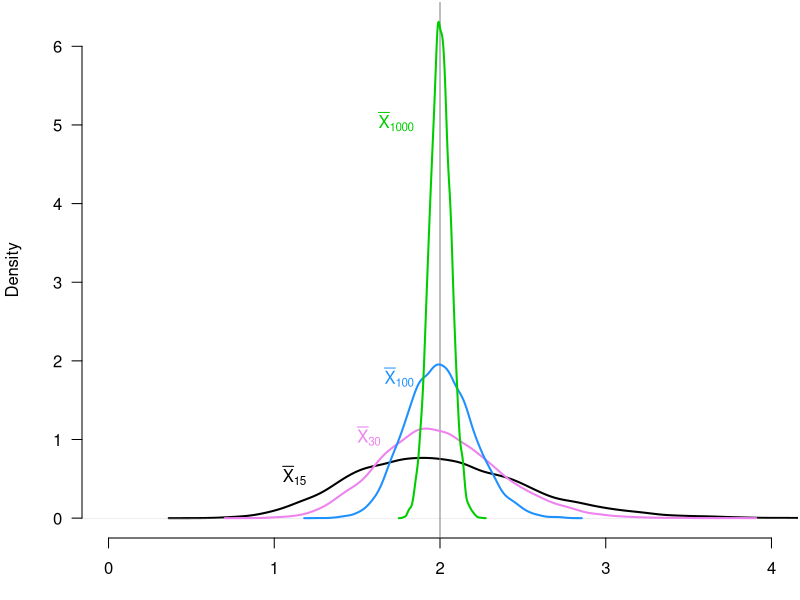
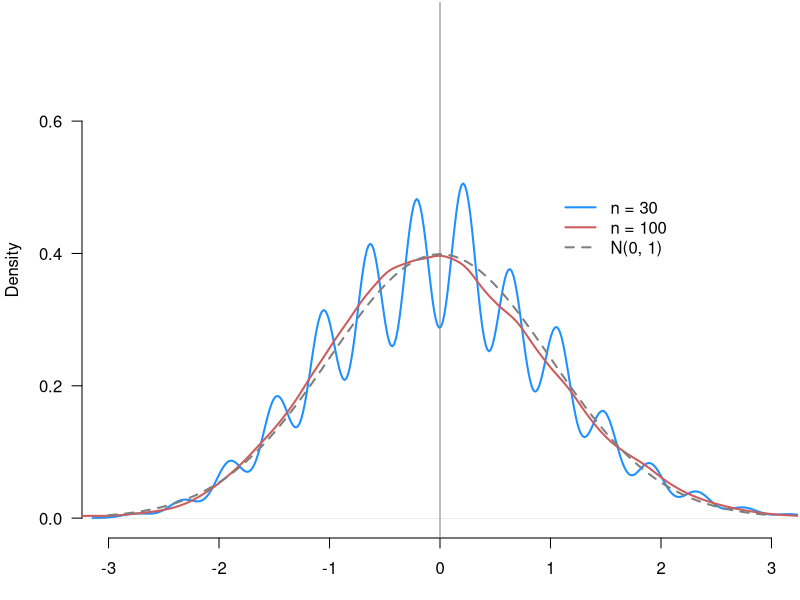
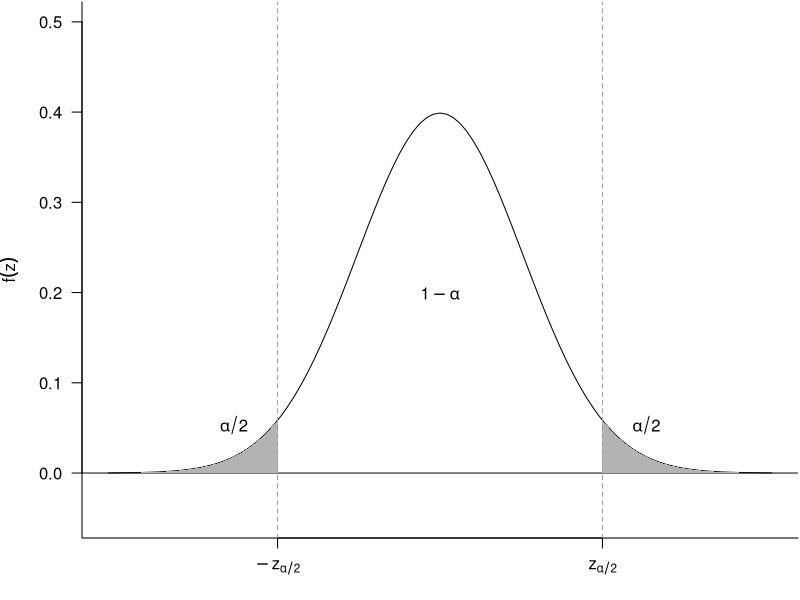
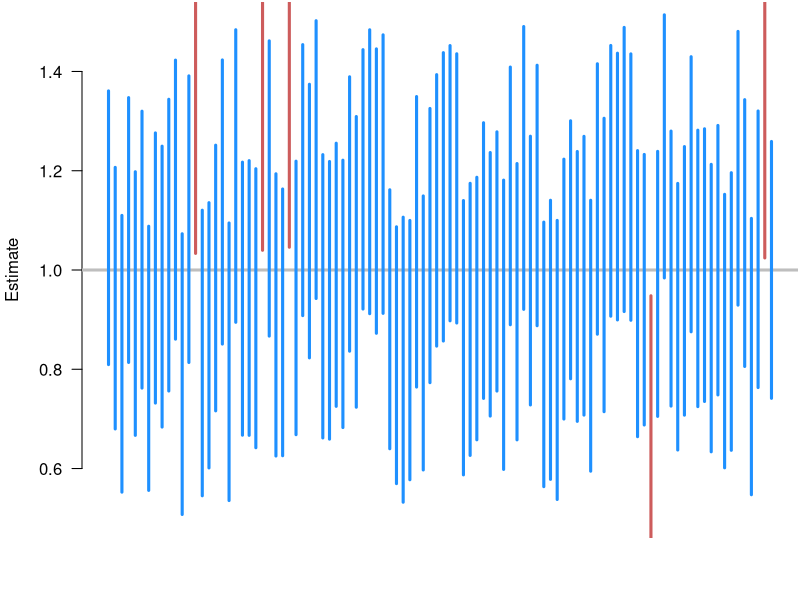
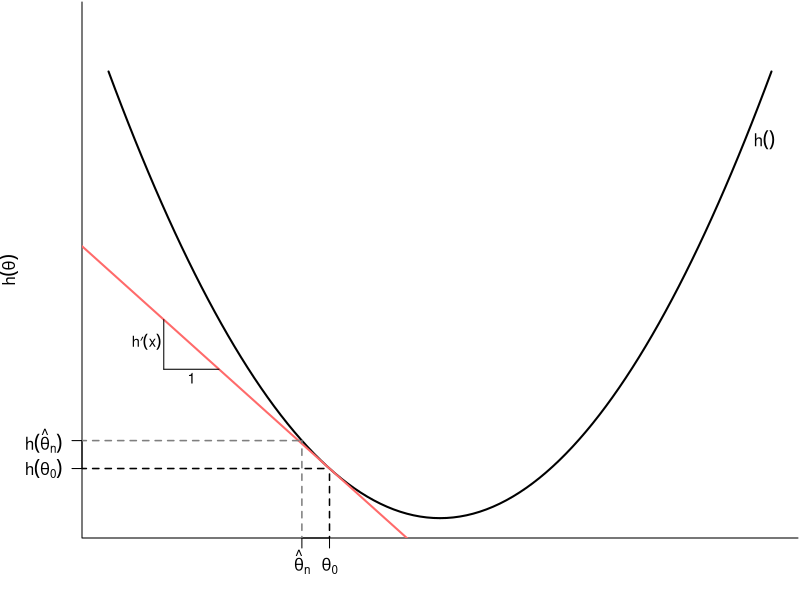

The R source for these figures, in order:
## ---- chunk 1
#| label: "fig-lln-sim"
#| echo: false
#| fig-cap: "Sampling distribution of the sample mean as a function of
#| sample size."
nsims <- 10000
holder <- matrix(NA, nrow = nsims, ncol = 6)
for (i in 1:nsims) {
  s5 <- rexp(n = 5, rate = 0.5)
  s15 <- rexp(n = 15, rate = 0.5)
  s30 <- rexp(n = 30, rate = 0.5)
  s100 <- rexp(n = 100, rate = 0.5)
  s1000 <- rexp(n = 1000, rate = 0.5)
  s10000 <- rexp(n = 10000, rate = 0.5)

  holder[i,1] <- mean(s5)
  holder[i,2] <- mean(s15)
  holder[i,3] <- mean(s30)
  holder[i,4] <- mean(s100)
  holder[i,5] <- mean(s1000)
  holder[i,6] <- mean(s10000)
}
par(las = 1, mar = c(3.1, 4.1, 0.1, 0.1))
plot(density(holder[,2]), xlim = c(0,4), bty = "n", main = "", lwd = 2, xlab = "", ylim =  range(density(holder[,5])$y))
abline(v=2, col = "grey50")
lines(density(holder[,3]), col = "violet", lwd = 2)
lines(density(holder[,4]), col = "dodgerblue", lwd = 2)
lines(density(holder[,5]), col = "green3", lwd = 2)
text(x = 1.25, y = 0.5, expression(bar(X)[15]), col = "black", pos = 2)
text(x = 1.7, y = 1, expression(bar(X)[30]), col = "violet", pos = 2)
text(x = 1.9, y = 1.75, expression(bar(X)[100]), col = "dodgerblue", pos = 2)
text(x = 1.9, y = 5, expression(bar(X)[1000]), col = "green3", pos = 2)
## ---- chunk 2
#| label: fig-clt
#| echo: false
#| fig-cap: "Sampling distributions of the normalized sample mean at
#| n=30 and n=100."
set.seed(02138)
nsims <- 10000
holder2 <- matrix(NA, nrow = nsims, ncol = 6)
for (i in 1:nsims) {
  s5 <- rbinom(n = 5, size = 1, prob = 0.25)
  s15 <- rbinom(n = 15, size = 1, prob = 0.25)
  s30 <- rbinom(n = 30, size = 1, prob = 0.25)
  s100 <- rbinom(n = 100, size = 1, prob = 0.25)
  s1000 <- rbinom(n = 1000, size = 1, prob = 0.25)
  s10000 <- rbinom(n = 10000, size = 1, prob = 0.25)

  holder2[i,1] <- mean(s5)
  holder2[i,2] <- mean(s15)
  holder2[i,3] <- mean(s30)
  holder2[i,4] <- mean(s100)
  holder2[i,5] <- mean(s1000)
  holder2[i,6] <- mean(s10000)
}

par(las = 1, mar = c(3.1, 4.1, 0.1, 0.1))
plot(density((holder2[,3] - 0.25) * sqrt(16/3) * sqrt(30)), xlim = c(-3,3), bty = "n", main = "", lwd = 2, xlab = "", col = "dodgerblue", ylim = c(0, 0.75))
lines(density((holder2[,4] - 0.25) * sqrt(16/3) * sqrt(100)), bty = "n", main = "", lwd = 2, col = "indianred")
abline(v=0, col = "grey50")
legend(x=1, y = 0.5, legend = c("n = 30", "n = 100", "N(0, 1)"), col = c("dodgerblue", "indianred", "grey50"), lwd = 2, lty = c(1, 1, 2), bty = "n")
curve(dnorm(x), from = -3, to = 3, add = TRUE, lwd = 2, lty = 2, col = "grey50")
## ---- chunk 3
#| label: fig-std-normal
#| echo: false
#| fig-cap: "Critical values for the standard normal."
curve(dnorm(x), from = -4, to = 4, ylim = c(-.05, 0.5), bty = "l", las = 1, xlab = "z", ylab = expression(f(z)), xaxt = "n")
abline(h = 0)
axis(side = 1, at = c(-1.96, 1.96), labels = c(expression(-z[alpha/2]), expression(z[alpha/2])))
polygon(c(-4,seq(-4,-1.96,0.01),-1.96), c(0,dnorm(seq(-4,-1.96,0.01)), 0), col = "grey70", border = NA)
polygon(c(4,seq(4,1.96,-0.01),1.96), c(0,dnorm(seq(4,1.96,-0.01)), 0), col = "grey70", border = NA)
abline(v = 1.96, lty = 2, col = "grey60")
abline(v = -1.96, lty = 2, col = "grey60")
## text(x = 1.94, y = -0.04, "c", pos = 4)
## text(x = -1.94, y = -0.04, "-c", pos = 2)
text(x = 0, y = dnorm(0)/2, expression(1-alpha))
text(x = 2.2, y = 0.05, expression(alpha/2), pos = 4)
text(x = -2.2, y = 0.05, expression(alpha/2), pos = 2)
## ---- chunk 4
## alpha = 0.1 for 90% CI
qnorm(0.1 / 2, lower.tail = FALSE)
## ---- chunk 5
#| label: "fig-ci-sim"
#| echo: false
#| fig.cap: "95% confidence intervals from 100 random samples. Intervals are blue if they contain the truth and red if they do not."
set.seed(02143)
sims<- 10000
cover <- rep(0, times = sims)
low.bound <- up.bound <- rep(NA, times = sims)
for(i in 1:sims){
    draws <- rnorm(500, mean = 1, sd = sqrt(10))
    low.bound[i] <- mean(draws) - sd(draws) / sqrt(500) * 1.96
    up.bound[i] <- mean(draws) + sd(draws) / sqrt(500) * 1.96
    if (low.bound[i] < 1 & up.bound[i] > 1) {
        cover[i] <- 1
    }
}
cols <- ifelse(cover == 1, "dodgerblue", "indianred")
plot(x = NULL, y = NULL, xlim = c(1,100), ylim = c(0.5, 1.5), bty = "n",
     xlab = "Trial", ylab = "Estimate", xaxt = "n", las = 1)
abline(h = 1, col = "grey", lwd = 3)
segments(x0 = 1:100, y0 = low.bound[1:100], y1 = up.bound[1:100],
         col = cols[1:100], lwd = 3)
## ---- chunk 6
#| label: "fig-delta"
#| echo: false
#| fig-cap: "Linear approximation to nonlinear functions."

curve(x ^ 2, from = -3, to = 3, lwd = 2, bty = "l", ylim = c(0, 10),
      xaxt = "n", yaxt = "n", xlab = expression(theta), ylab = expression(h(theta)))
axis(side = 1, at = c(-1, -1.25), labels = c(expression(theta[0]), expression(hat(theta)[n])))
axis(side = 2, at = c(1, 1.25^2), labels = c(expression(h(theta[0])), expression(h(hat(theta)[n]))), las =1)
abline(a = -1, b = -2, col = "indianred1", lwd = 2)
segments(x0 = -1, y0 = -1, y1 = 1, lty = 2, lwd = 1.5)
segments(x0 = -1.25, y0 = -1, y1 = 1.25^2, lty = 2, lwd = 1.5, col = "grey50")
segments(x0 = -20, x1 = -1.25, y0 = 1.25 ^ 2, lwd = 1.5, lty = 2, col = "grey50")
segments(x0 = -20, x1 = -1, y0 = 1, lwd = 1.5, lty = 2, col = "black")
segments(x0 = -2.5, x1 = -2.5, y0 = 4, y1 = 3)
segments(x0 = -2.5, x1 = -2, y0 = 3, y1 = 3)
text(x = -2.5, y = 3.5, expression(h*minute*(x)), pos = 2, cex = 0.88, offset = 0.1)
text(x = -2.25, y = 3, "1", pos = 1, cex = 0.88, offset = 0.25)
text(x = 2.75, y = 2.75^2, expression(h()), pos = 4)
